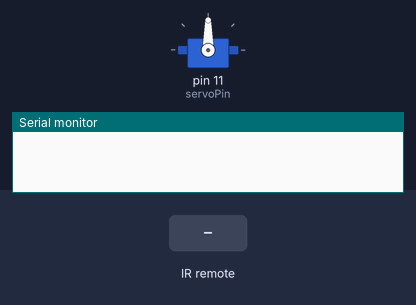
Bench run of a sketch on a simulated Arduino Uno, built with avr-gcc and run on an emulated ATmega328P. Parts: servo, the last lines printed to the serial monitor. Inputs (shaded band) come from the test bench.

Above: at 1.2 s.
1.3 s: infrared code 0x19 received
At 1.6 s:
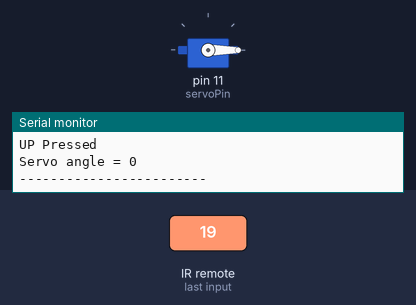
4.3 s: infrared code 0x1E received
At 5.2 s:
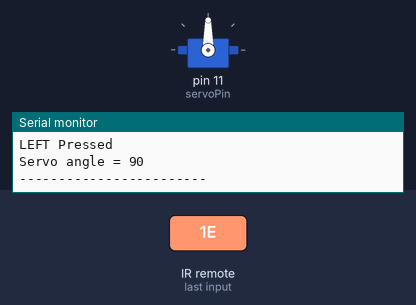
5.8 s: infrared code 0x1E received
At 6.3 s:
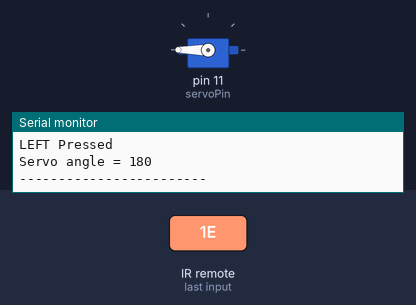
Timing chart, 0 to 8.3 s (numbered marks = the images above; inputs shaded):
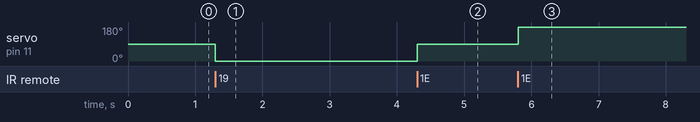

The sketch:

Remote-Control-Servo.ino
```cpp
#include <Servo.h>
#include <IRremote.hpp>

//define servo
Servo myServo;
const int servoPin = 11;
int recentAngle = 90;

//define remote
#define IR_RECEIVE_PIN 2


void setup() {

  //set up servo
  myServo.attach(servoPin);
  myServo.write(recentAngle);

  //set up remote
  Serial.begin(9600);
  IrReceiver.begin(IR_RECEIVE_PIN, ENABLE_LED_FEEDBACK);

}

void loop() {

  if (IrReceiver.decode()) {

    uint16_t cmd = IrReceiver.decodedIRData.command;

    Serial.print("Command: 0x");
    Serial.println(IrReceiver.decodedIRData.command, HEX);

    switch (cmd) {
      case 0x19:
         Serial.println("UP Pressed");
         recentAngle = 0;
         break;
      case 0x2D:
         Serial.println("RIGHT Pressed");
         recentAngle -= 90;
         break;
      case 0x1E:
         Serial.println("LEFT Pressed");
         recentAngle += 90;
         break;
      case 0x33:
         Serial.println("DOWN Pressed");
         recentAngle = 90;
         break;
      default:
         Serial.println("Undetected Button");
         IrReceiver.resume();
         return;
    }
    recentAngle = constrain(recentAngle, 0, 180);

    Serial.print("Servo angle = ");
    Serial.println(recentAngle);

    myServo.write(recentAngle);


    Serial.println("------------------------");
    IrReceiver.resume(); // Receive the next value
  }

   //myServo.write(-90);
   //delay(1000);

}
```

Measured:
- after the input at 1.3 s, servo on pin 11 (servoPin): 90° → 0° at once
- after the input at 4.3 s, servo on pin 11 (servoPin): 0° → 90° at once
- after the input at 5.8 s, servo on pin 11 (servoPin): 90° → 180° at once
